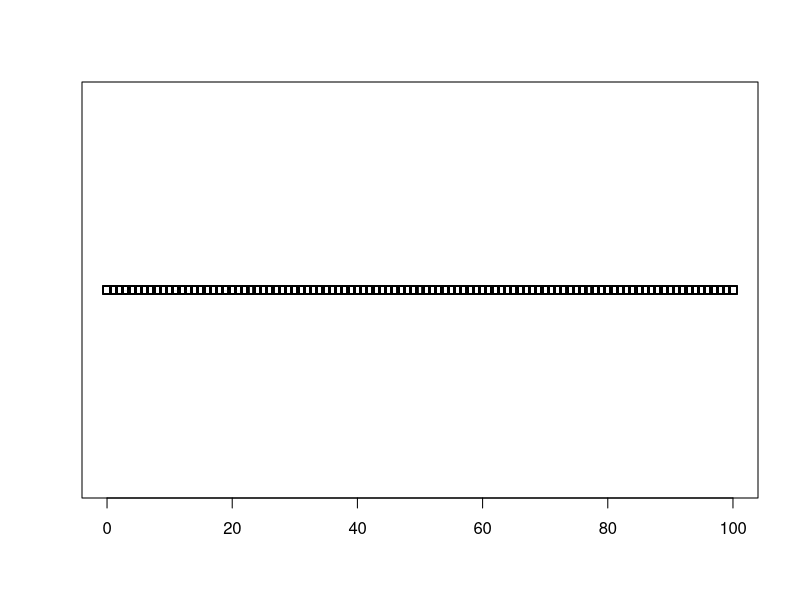
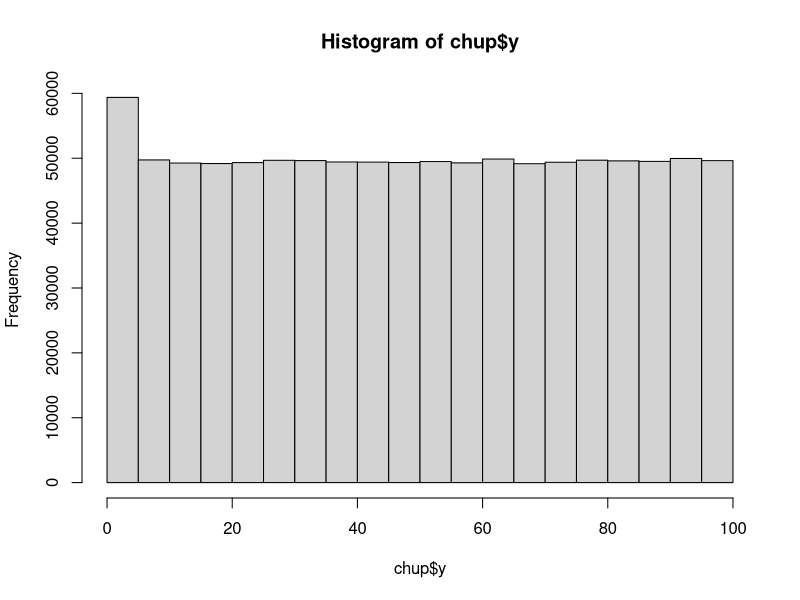

These charts were generated, in order, by the following R code:
chup <- data.frame(y = sample(0:100,1000000,replace=T))
chup.mean <- mean(chup$y)
chup.median <- median(chup$y)
chup.mode <- names(table(chup$y))[table(chup$y)==max(table(chup$y))]
cat("1,000,000 data:\n****************\n","Mean: ",chup.mean,"\nMedian: ",chup.median,"\nMode: ",chup.mode,fill=TRUE)
sample1 <- sample(chup$y,10000,replace=F)
nikal.aaja <- names(table(sample1)[table(sample1)==max(table(sample1))])
cat("10,000 data:\n****************\n","Mean: ",mean(sample1),"\nMedian: ",median(sample1),"\nMode: ",nikal.aaja,fill=TRUE)
l <- list()
ginti <- 10000
i <- 1
while (ginti>0) {
  l <- c(l,chup$y[i])
  i =i+5
  ginti = ginti-1
}
kaka <- unlist(l)
nikal.jaa <- names(table(kaka)[table(kaka)==max(table(kaka))])
cat("10,000 step-sized data:\n****************\n","Mean: ",mean(kaka),"\nMedian: ",median(kaka),"Mode: ",nikal.jaa,fill=TRUE)
plot(chup)
hist(chup$y)
